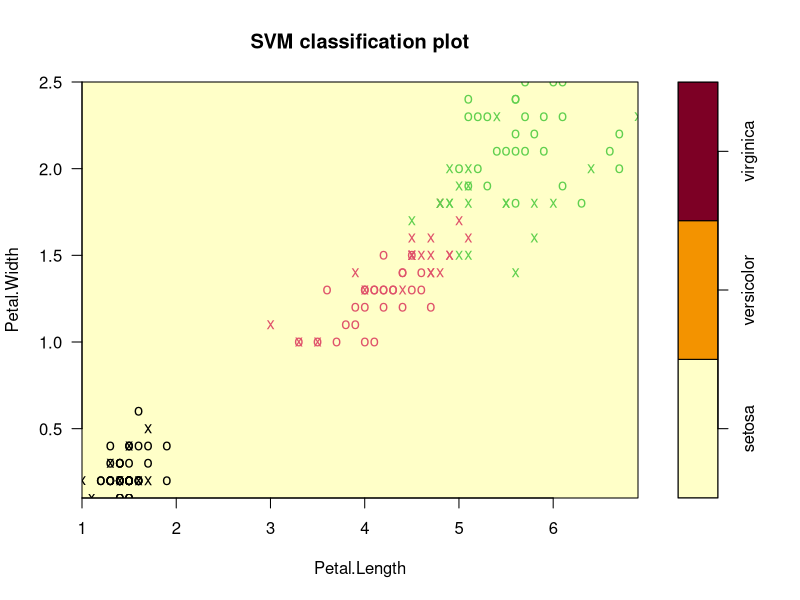
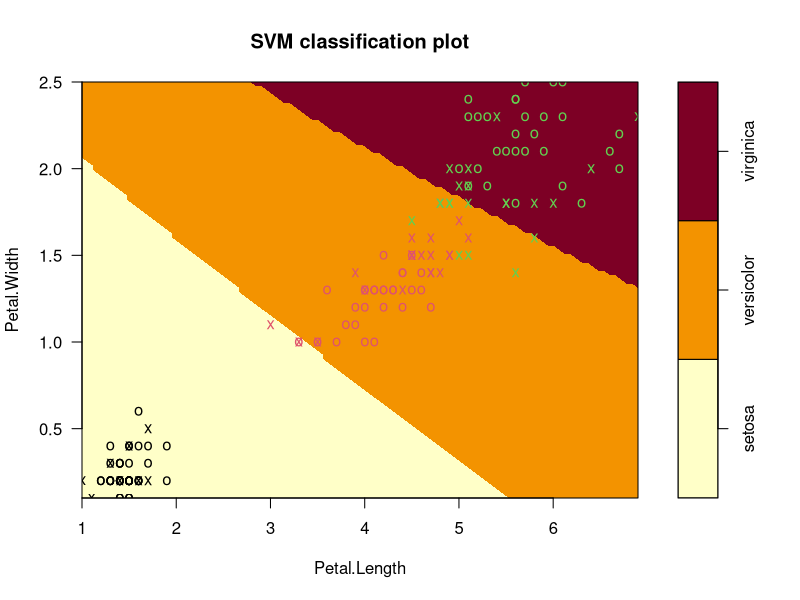
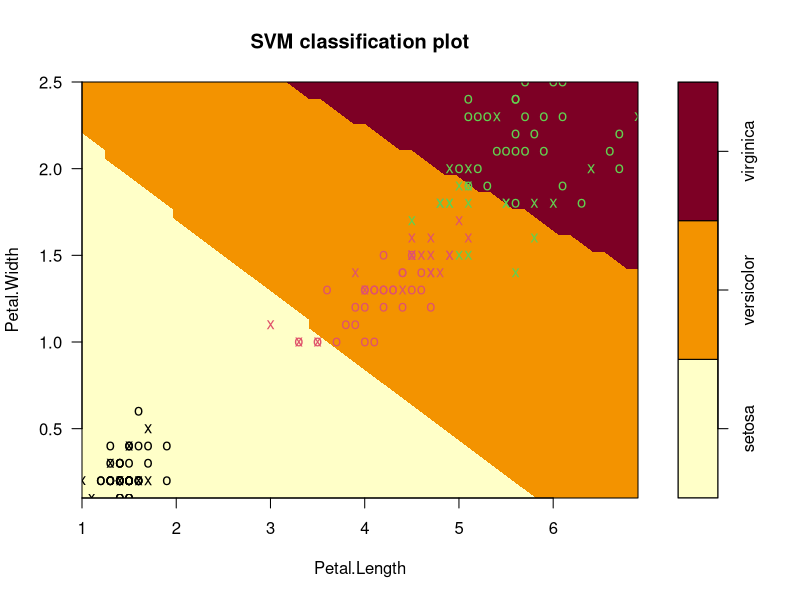
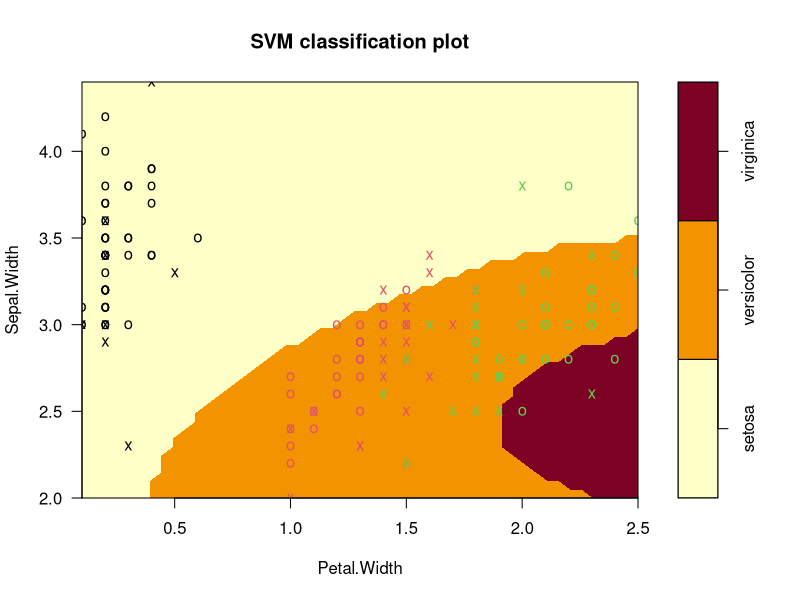

These figures' R source, in order:
if (!require("ggplot2")) install.packages("ggplot2")
library(ggplot2)
if (!require("caret")) install.packages("caret")
library(caret)
if (!require("e1071")) install.packages("e1071")
library(e1071 )
########################
set.seed(2025)

train.index = sample(x=1:nrow(iris), size=ceiling(0.8*nrow(iris) )) #抽樣8/2
train_set = iris[train.index,]  #retrieve the training set
test_set = iris[-train.index,]  #retrieve the test set

NBModel=naiveBayes(Species ~., data=train_set)  #build the model
NBModel                                         #show the model

result=predict(NBModel,test_set)                #prediction
result
summary(result)
table(test_set$Species,result)

# give a detail of confusion matrix and evaluation
conf <- caret::confusionMatrix(data=result, reference = test_set$Species)
conf

#95% CI 百分之九十五信賴區間
#No Information Rate 隨機猜正確率
#P-Value [Acc > NIR] 檢驗Acc 是否顯著與隨機猜有所不同
#Kappa between -1 to 1 資料集是否平衡
#Mcnemar's Test P-Value 相依樣本卡方檢定，兩組間成對個案的類別相互改變
#其它請見help
?caret::confusionMatrix

########################
### try the diamonds
########################
train.index = sample(x=1:nrow(diamonds), size=ceiling(0.8*nrow(diamonds) )) #抽樣8/2
train_set = diamonds[train.index,]
test_set = diamonds[-train.index,]
NBModel=naiveBayes(color ~., data=train_set)
NBModel

result=predict(NBModel,test_set)
result
summary(result)
table(test_set$color,result)
# give a detail of confusion matrix and evaluation
conf <- confusionMatrix(data=result, reference = test_set$color)
conf

########################
#SVM
########################
#library(e1071)
data(iris)
x <- subset(iris, select = -Species)
y <- iris$Species
model <- svm(Species ~ ., data = iris)
pred_result <- predict(model, x)
table(pred_result,y)
#plot(x, data, formula, fill = TRUE, grid = 50, slice = list(),
#     symbolPalette = palette(), svSymbol = "x", dataSymbol = "o", ...)
#see ?plot.svm()

plot(model, iris, Petal.Width ~ Petal.Length)
#解析度 grid =50 , 其它維度切片slice (list object)  0 by default

plot(model, iris, Petal.Width ~ Petal.Length, grid=100,
     slice = list(Sepal.Width = 3,Sepal.Length = 4))
plot(model, iris, Petal.Width ~ Petal.Length, grid=50,
     slice = list(Sepal.Width = 3.1,Sepal.Length = 4.1))

plot(model, iris, Sepal.Width ~ Petal.Width,
     slice = list(Sepal.Length = 3, Petal.Length = 4))

